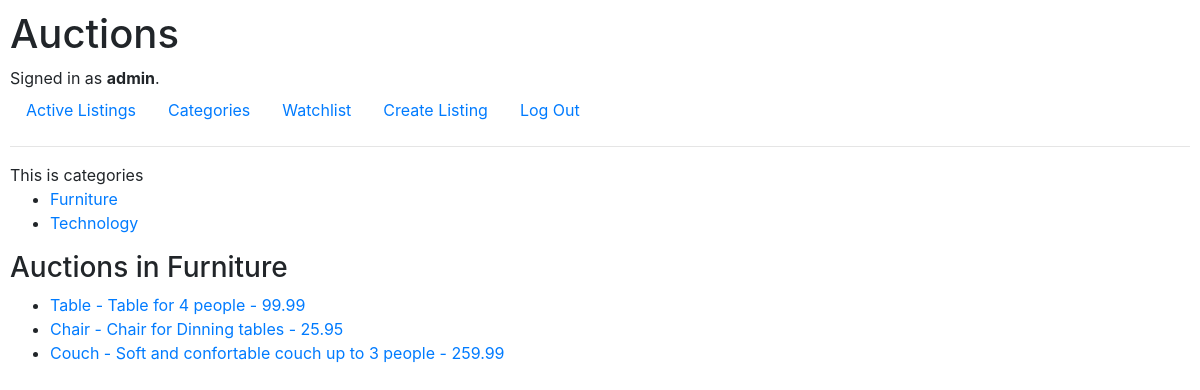
Screenshot of /categories/Furniture (signed in) with the database file from the repository.
### auctions/models.py (models this page shows, shortened)
class User(AbstractUser):
    pass

class Category(models.Model): # Optional for the user
    name = models.CharField(max_length=20, blank=True)
    class meta:
        verbose_name_singular = "Category"
        verbose_name_plural = "Categories" # trying to change the name of the table
    def __str__(self):
        return self.name

class AuctionListing(models.Model):
    user = models.ForeignKey(User, on_delete=models.CASCADE, related_name="users")
    title = models.CharField(max_length=45) #or 50
    description = models.TextField(max_length=450)
    category = models.ForeignKey(Category, on_delete=models.CASCADE, blank=True, related_name="category")
    price = models.DecimalField(max_digits=9, decimal_places=2, default=1)
    date = models.DateTimeField(auto_now_add=True)
    img_url = models.URLField(blank=True, default="https://placeholder.pics/svg/300/FBFFBC-C7FF63/000000-9BA6FF/example%20image") # Check
    state = models.BooleanField(default=False)

### auctions/views.py (the view)
# urls.py: path("categories", views.categories, name="categories"),
def categories(request, category=None):
    cat = Category.objects.all()
    if category:
        if Category.objects.filter(name=category).exists():
            category_obj = Category.objects.get(name=category)
            auctions = AuctionListing.objects.filter(category=category_obj)
        else:
            messages.error(request, "Category not found.")
            auctions = []
            category_obj = None
        return render(request, "auctions/categories.html", {
            "auctions": auctions,
            "categories": cat,
            "selected_category": category_obj
        })
    return render(request, "auctions/categories.html", {
        "categories": cat
    })

### auctions/templates/auctions/categories.html (shortened to what this page needs)
{% extends "auctions/layout.html" %}
{% block body %}
    This is categories
        <ul>
        {% for cat in categories %}
            <li><a href="{% url 'categories' cat.name %}">{{ cat }}</a></li>
        {% endfor %}
        </ul>
        {% if selected_category %}
            <h3>Auctions in {{ selected_category.name }}</h3>
            <ul>
                {% for auction in auctions %}
                    <li><a href="{% url 'auction' auction.id %}"> {{ auction.title }} - {{ auction.description }} - {{ auction.price }} </a></a></li>
                {% endfor %}
            </ul>
        {% else %}
            <p>Select a category to view auctions.</p>
        {% endif %}
{% endblock %}

### auctions/templates/auctions/layout.html (shortened to what this page needs)
{% load static %}
<!DOCTYPE html>
<html lang="en">
    <head>
        <link rel="stylesheet" href="https://stackpath.bootstrapcdn.com/bootstrap/4.4.1/css/bootstrap.min.css">
        <link href="{% static 'auctions/styles.css' %}" rel="stylesheet">
    </head>
    <body>
        <h1>Auctions</h1>
        <div>
            {% if user.is_authenticated %}
                Signed in as <strong>{{ user.username }}</strong>.
            {% else %}
                Not signed in.
            {% endif %}
        </div>
        <ul class="nav">
            <li class="nav-item">
                <a class="nav-link" href="{% url 'index' %}" tabindex="-1">Active Listings</a>
            </li>
            <li class="nav">
                <a class="nav-link" href="{% url 'categories' %}" tabindex="-1">Categories</a>
            </li>
            {% if user.is_authenticated %}
                <li class="nav-item">
                    <a class="nav-link" href="{% url 'watchlist' %}" tabindex="-1">Watchlist</a>
                </li>
                <li class="nav-item">
                    <a class="nav-link" href="{% url 'new_listing' %}" tabindex="-1">Create Listing</a>
                </li>
                <li class="nav-item">
                    <a class="nav-link" href="{% url 'logout' %}" tabindex="-1">Log Out</a>
                </li>
            {% endif %}
        </ul>
        <hr>
        {% block body %}
        {% endblock %}
    </body>
</html>

### auctions/static/auctions/styles.css (style rules this page uses)
body { padding: 10px; }

### rows the page displays
User: username "admin"
Category: name "Furniture"
Category: name "Technology"
AuctionListing: title "Table", description "Table for 4 people", price "99.99"
AuctionListing: title "Chair", description "Chair for Dinning tables", price "25.95"
AuctionListing: title "Couch", description "Soft and confortable couch up to 3 people", price "259.99"
